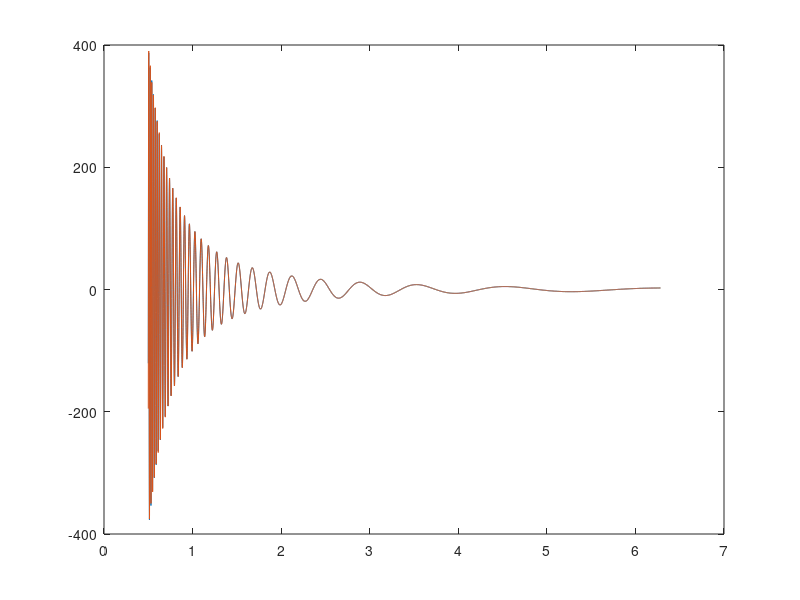

Write MATLAB code to recreate this figure.
h=0.001;
x=0.5:h:2*pi;
y=sin(100./(x));
d1=diff(y)./diff(x);
figure; plot(x(1:end-1),d1)
fd1=-100*cos(100./(x))./(x.*x);
hold on; plot(x,fd1); hold off
printf('az eltérés: %f\n',max(abs(fd1(1:end-1)-d1)))
